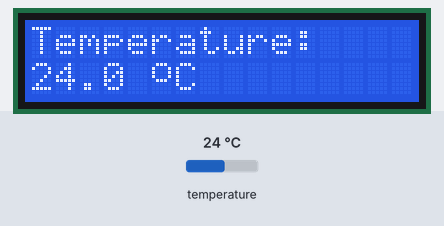
Simulated run of this sketch. Board: Arduino Uno, built with avr-gcc and run on an emulated ATmega328P. Shown: 16×2 character LCD. Inputs (shaded band) come from the test bench; at power-on: temperature 24 °C.

Above: at 1.2 s.
1.3 s: temperature set to 12 °C
At 6.2 s:
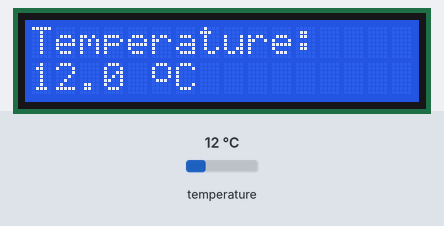
7.5 s: temperature set to 19 °C
At 12.5 s:
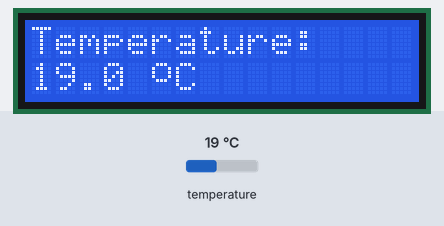
13.7 s: temperature set to 28 °C
At 17.6 s:
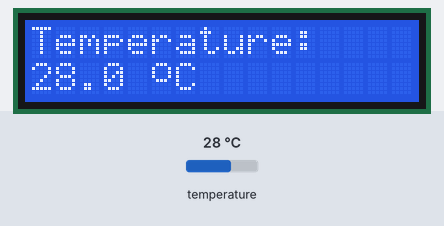
Timing chart, 0 to 19.1 s (numbered marks = the images above; inputs shaded):
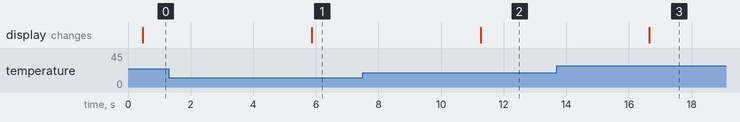

Measured:
- after the input at 1.3 s, the display: changes after 4.6 s (image 1)
- after the input at 7.5 s, the display: changes after 3.8 s (image 2)
- after the input at 13.7 s, the display: changes after 3.0 s (image 3)

The sketch:

Thermometer_LCD.ino
```cpp
// Including necessary libraries
#include <LiquidCrystal.h> // Library for the LCD
#include <OneWire.h> // Library for the 1-Wire bus
#include <DallasTemperature.h> // Library for the DS18B20 temperature sensor

// Defining the LCD pin connections
#define RS_PIN 2  // Register Select pin
#define E_PIN 4   // Enable pin
#define D4_PIN 8  // Data 4 pin
#define D5_PIN 9  // Data 5 pin
#define D6_PIN 10 // Data 6 pin
#define D7_PIN 11 // Data 7 pin

// Defining the LCD dimensions
#define COLUMNS 16
#define ROWS 2

// Defining, where the data pin of 1-Wire bus is connected
#define ONE_WIRE_BUS 7

// Defining temperature sensor precision
// 9 - 0,5 [°C]
// 10 - 0,25 [°C]
// 11 - 0,125 [°C]
// 12 - 0,0625 [°C]
#define TEMPERATURE_PRECISION 11

// Defining the number of decimal places to be displayed on LCD
#define DECIMAL_PLACES 1

// Setting up a LCD instance
LiquidCrystal lcd(RS_PIN, E_PIN, D4_PIN, D5_PIN, D6_PIN, D7_PIN);

// Setting up a oneWire instance to communicate
OneWire oneWireDevice(ONE_WIRE_BUS);

// Passing oneWire reference to Dallas Temperature
DallasTemperature thermometer(&oneWireDevice);

// Variable for storing the measured temperature value
double temperature;

// Variable for the created degree character
char degree_char;

void setup()
{
  // Initialising the LCD
  lcd.begin(COLUMNS, ROWS);

  // Assigning the bit values of degree character
  byte degree_bits[8] =
  {
    0b01110,
    0b10001,
    0b10001,
    0b10001,
    0b01110,
    0b00000,
    0b00000,
    0b00000
  };

  // Creating the degree character
  lcd.createChar(0, degree_bits);

  // Assigning the degree character
  degree_char = byte(0);

  // Initialising the temperature sensor
  thermometer.begin();

  // Setting the temperature sensor resolution
  thermometer.setResolution(TEMPERATURE_PRECISION);
}

void loop()
{
  // Measuring the temperature
  thermometer.requestTemperatures();

  // Getting the measured temperature in degrees Celsius
  temperature = thermometer.getTempCByIndex(0);

  // Checking the result of measurement
  if (temperature != DEVICE_DISCONNECTED_C)
  {
    // Printing the measured temperature
    lcd.clear();
    lcd.print("Temperature:");
    lcd.setCursor(0, 1);
    lcd.print(String(temperature, DECIMAL_PLACES) + " " + degree_char + "C");
  }
  else
  {
    // Printing error message on the LCD
    lcd.clear();
    lcd.print("Could not read");
    lcd.setCursor(0, 1);
    lcd.print("the temperature");
  }

  // Additional delay 5 [ms]
  delay(5000);
}
```
